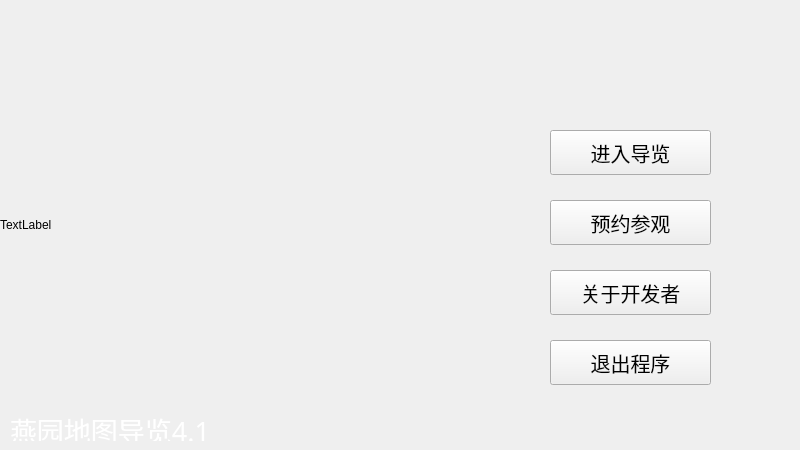
<?xml version="1.0" encoding="UTF-8"?>
<ui version="4.0">
 <class>Welcome</class>
 <widget class="QWidget" name="Welcome">
  <property name="geometry">
   <rect>
    <x>0</x>
    <y>0</y>
    <width>800</width>
    <height>450</height>
   </rect>
  </property>
  <property name="windowTitle">
   <string>Form</string>
  </property>
  <widget class="QWidget" name="layoutWidget">
   <property name="geometry">
    <rect>
     <x>550</x>
     <y>130</y>
     <width>161</width>
     <height>257</height>
    </rect>
   </property>
   <property name="minimumSize">
    <size>
     <width>0</width>
     <height>45</height>
    </size>
   </property>
   <property name="font">
    <font>
     <family>华文新魏</family>
     <pointsize>15</pointsize>
    </font>
   </property>
   <layout class="QVBoxLayout" name="verticalLayout_2">
    <property name="spacing">
     <number>25</number>
    </property>
    <property name="sizeConstraint">
     <enum>QLayout::SetNoConstraint</enum>
    </property>
    <property name="rightMargin">
     <number>0</number>
    </property>
    <property name="bottomMargin">
     <number>0</number>
    </property>
    <item>
     <widget class="QPushButton" name="enter">
      <property name="enabled">
       <bool>true</bool>
      </property>
      <property name="minimumSize">
       <size>
        <width>0</width>
        <height>45</height>
       </size>
      </property>
      <property name="font">
       <font>
        <family>华文新魏</family>
        <pointsize>15</pointsize>
       </font>
      </property>
      <property name="text">
       <string>进入导览</string>
      </property>
     </widget>
    </item>
    <item>
     <widget class="QPushButton" name="book">
      <property name="minimumSize">
       <size>
        <width>0</width>
        <height>45</height>
       </size>
      </property>
      <property name="font">
       <font>
        <family>华文新魏</family>
        <pointsize>15</pointsize>
       </font>
      </property>
      <property name="text">
       <string>预约参观</string>
      </property>
     </widget>
    </item>
    <item>
     <widget class="QPushButton" name="about">
      <property name="minimumSize">
       <size>
        <width>0</width>
        <height>45</height>
       </size>
      </property>
      <property name="font">
       <font>
        <family>华文新魏</family>
        <pointsize>15</pointsize>
       </font>
      </property>
      <property name="text">
       <string>关于开发者</string>
      </property>
     </widget>
    </item>
    <item>
     <widget class="QPushButton" name="exit">
      <property name="minimumSize">
       <size>
        <width>0</width>
        <height>45</height>
       </size>
      </property>
      <property name="font">
       <font>
        <family>华文新魏</family>
        <pointsize>15</pointsize>
       </font>
      </property>
      <property name="text">
       <string>退出程序</string>
      </property>
     </widget>
    </item>
   </layout>
  </widget>
  <widget class="QLabel" name="label">
   <property name="geometry">
    <rect>
     <x>0</x>
     <y>0</y>
     <width>800</width>
     <height>450</height>
    </rect>
   </property>
   <property name="styleSheet">
    <string notr="true">image:url(:/new/prefix1/cat.jpg)</string>
   </property>
   <property name="text">
    <string>TextLabel</string>
   </property>
  </widget>
  <widget class="QLabel" name="label_2">
   <property name="geometry">
    <rect>
     <x>10</x>
     <y>410</y>
     <width>241</width>
     <height>31</height>
    </rect>
   </property>
   <property name="font">
    <font>
     <family>华文行楷</family>
     <pointsize>20</pointsize>
    </font>
   </property>
   <property name="text">
    <string>&lt;html&gt;&lt;head/&gt;&lt;body&gt;&lt;p&gt;&lt;span style=&quot; color:#ffffff;&quot;&gt;燕园地图导览4.1&lt;/span&gt;&lt;/p&gt;&lt;/body&gt;&lt;/html&gt;</string>
   </property>
  </widget>
  <zorder>label</zorder>
  <zorder>layoutWidget</zorder>
  <zorder>label_2</zorder>
 </widget>
 <resources/>
 <connections/>
</ui>
